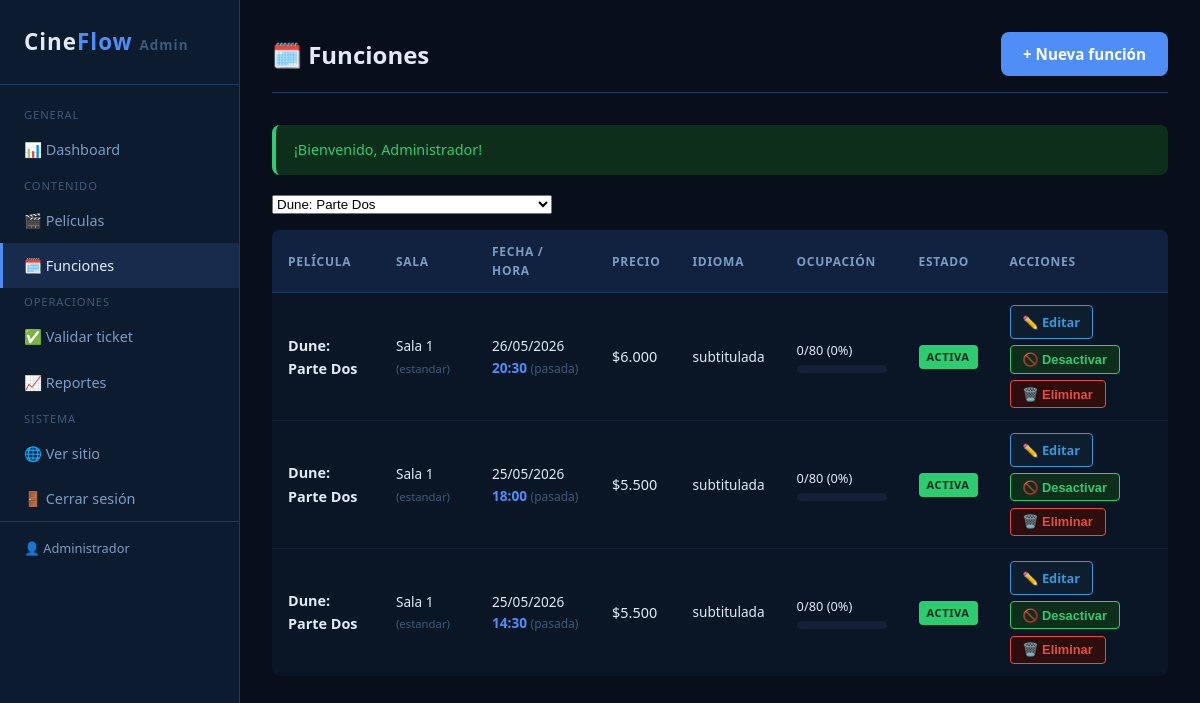
The page /admin/funciones.php?pelicula_id=1 (signed in) on the database its author committed.
### tables this page shows
CREATE TABLE usuarios (
    id            INT UNSIGNED    NOT NULL AUTO_INCREMENT,
    nombre        VARCHAR(100)    NOT NULL,
    email         VARCHAR(150)    NOT NULL,
    password_hash VARCHAR(255)    NOT NULL                  COMMENT 'Hash bcrypt',
    rol           ENUM('admin')   NOT NULL DEFAULT 'admin',
    activo        TINYINT(1)      NOT NULL DEFAULT 1,
    fecha_registro DATETIME       NOT NULL DEFAULT CURRENT_TIMESTAMP,

    PRIMARY KEY (id),
    UNIQUE KEY uq_email (email)
);

CREATE TABLE funciones (
    id             INT UNSIGNED   NOT NULL AUTO_INCREMENT,
    pelicula_id    INT UNSIGNED   NOT NULL,
    sala_id        INT UNSIGNED   NOT NULL,
    fecha_hora     DATETIME       NOT NULL,
    precio         DECIMAL(8,2)   NOT NULL,
    idioma         ENUM('subtitulada','doblada','original') NOT NULL DEFAULT 'subtitulada',
    activa         TINYINT(1)     NOT NULL DEFAULT 1,

    PRIMARY KEY (id),
    UNIQUE KEY uq_sala_horario (sala_id, fecha_hora),
    INDEX idx_pelicula_fecha (pelicula_id, fecha_hora),
    INDEX idx_fecha_hora (fecha_hora),

    CONSTRAINT fk_funcion_pelicula
        FOREIGN KEY (pelicula_id) REFERENCES peliculas(id)
        ON DELETE RESTRICT ON UPDATE CASCADE,
    CONSTRAINT fk_funcion_sala
        FOREIGN KEY (sala_id) REFERENCES salas(id)
        ON DELETE RESTRICT ON UPDATE CASCADE
);

CREATE TABLE peliculas (
    id             INT UNSIGNED   NOT NULL AUTO_INCREMENT,
    titulo         VARCHAR(200)   NOT NULL,
    genero         VARCHAR(80)    NOT NULL,
    sinopsis       TEXT               NULL,
    clasificacion  ENUM('TE','TE+7','MA+14','MA+18') NOT NULL DEFAULT 'TE',
    duracion_min   SMALLINT UNSIGNED  NULL,
    imagen         VARCHAR(300)       NULL                  COMMENT 'Ruta: uploads/peliculas/imagen.jpg',
    activa         TINYINT(1)     NOT NULL DEFAULT 1,
    fecha_estreno  DATE               NULL,

    PRIMARY KEY (id),
    INDEX idx_genero (genero),
    INDEX idx_activa (activa)
);

CREATE TABLE salas (
    id             INT UNSIGNED   NOT NULL AUTO_INCREMENT,
    nombre         VARCHAR(50)    NOT NULL,
    capacidad      SMALLINT UNSIGNED NOT NULL DEFAULT 100,
    tipo           ENUM('estandar','vip','4dx','imax') NOT NULL DEFAULT 'estandar',
    activa         TINYINT(1)     NOT NULL DEFAULT 1,

    PRIMARY KEY (id),
    UNIQUE KEY uq_nombre_sala (nombre)
);

### admin/funciones.php (the view, shortened to what this page needs)
<?php
require_once __DIR__ . '/../includes/funciones.php';
$pdo = obtenerConexion();
$filtro_pelicula = (int)($_GET['pelicula_id'] ?? 0);
try {
    $query = "
        SELECT f.*, p.titulo AS pelicula, p.imagen AS poster, s.nombre AS sala, s.tipo AS tipo_sala, s.capacidad,
               COUNT(CASE WHEN r.estado IN ('confirmada','utilizada') THEN 1 END) AS reservas_ok,
               COUNT(CASE WHEN r.estado = 'pendiente' THEN 1 END) AS reservas_pendientes
        FROM   funciones f
        JOIN   peliculas p ON p.id = f.pelicula_id
        JOIN   salas     s ON s.id = f.sala_id
        LEFT   JOIN reservas r ON r.funcion_id = f.id
    ";
    $params = [];
    if ($filtro_pelicula > 0) {
        $query  .= " WHERE f.pelicula_id = :pid";
        $params[':pid'] = $filtro_pelicula;
    }
    $query .= " GROUP BY f.id ORDER BY f.fecha_hora DESC LIMIT 100";
    $stmt = $pdo->prepare($query);
    $stmt->execute($params);
    $funciones_list = $stmt->fetchAll();
    $peliculas_select = $pdo->query("SELECT id, titulo FROM peliculas ORDER BY titulo")->fetchAll();
} catch (PDOException $e) {
    registrarError('admin-funciones', $e->getMessage());
    $funciones_list = $peliculas_select = [];
}
$admin_nav_activo = 'funciones';
require_once __DIR__ . '/includes/header.php';
?>
<div class="admin-topbar">
    <h1>🗓️ Funciones</h1>
    <a href="nueva-funcion.php" class="btn btn-primario">+ Nueva función</a>
</div>
<?= renderFlash() ?>
<form method="GET" style="margin-bottom:1rem;display:flex;gap:.75rem;align-items:center;">
    <select name="pelicula_id" onchange="this.form.submit()" style="max-width:280px;">
        <?php foreach ($peliculas_select as $p): ?>
            <option value="<?= $p['id'] ?>" <?= $filtro_pelicula==$p['id']?'selected':''?>><?= esc($p['titulo']) ?></option>
        <?php endforeach; ?>
    </select>
</form>
<?php if (empty($funciones_list)): ?>
    <p style="color:var(--texto-suave);">No hay funciones.</p>
<?php else: ?>
<div style="overflow-x:auto;">
<table class="admin-tabla">
    <thead>
        <tr>
            <th>Película</th>
            <th>Sala</th>
            <th>Fecha / Hora</th>
            <th>Precio</th>
            <th>Idioma</th>
            <th>Ocupación</th>
            <th>Estado</th>
            <th>Acciones</th>
        </tr>
    </thead>
    <tbody>
    <?php foreach ($funciones_list as $f): ?>
        <?php
        $pct = $f['capacidad'] > 0 ? round(($f['reservas_ok'] + $f['reservas_pendientes']) / $f['capacidad'] * 100) : 0;
        $pasada = strtotime($f['fecha_hora']) < time();
        ?>
        <tr style="<?= !$f['activa'] ? 'opacity:.5;' : '' ?><?= $pasada ? 'background:rgba(0,0,0,.2);' : '' ?>">
            <td style="font-weight:600;font-size:.9rem;"><?= esc($f['pelicula']) ?></td>
            <td style="font-size:.85rem;"><?= esc($f['sala']) ?> <small style="color:var(--texto-muy-suave);">(<?= esc($f['tipo_sala']) ?>)</small></td>
            <td style="white-space:nowrap;font-size:.85rem;">
                <?= date('d/m/Y', strtotime($f['fecha_hora'])) ?><br>
                <span style="color:var(--primario);font-weight:600;"><?= date('H:i', strtotime($f['fecha_hora'])) ?></span>
                <?php if ($pasada): ?> <span style="color:var(--texto-muy-suave);font-size:.75rem;">(pasada)</span><?php endif; ?>
            </td>
            <td><?= formatearPrecio($f['precio']) ?></td>
            <td style="font-size:.85rem;"><?= esc($f['idioma']) ?></td>
            <td>
                <div style="font-size:.8rem;min-width:90px;">
                    <?= $f['reservas_ok'] ?>/<?= $f['capacidad'] ?> (<?= $pct ?>%)
                </div>
                <div class="reporte-barra-wrap"><div class="reporte-barra" style="width:<?= $pct ?>%"></div></div>
            </td>
            <td><span class="badge <?= $f['activa'] ? 'badge-verde' : 'badge-gris' ?>"><?= $f['activa'] ? 'Activa' : 'Inactiva' ?></span></td>
            <td>
                <div style="display:flex;gap:.4rem;flex-wrap:wrap;">
                    <a href="editar-funcion.php?id=<?= $f['id'] ?>" class="btn-accion btn-editar">✏️ Editar</a>
                    <form method="POST" style="display:inline;">
                        <button class="btn-accion btn-activar"><?= $f['activa'] ? '🚫 Desactivar' : '✅ Activar' ?></button>
                    </form>
                    <form method="POST" style="display:inline;" onsubmit="return confirm('¿Eliminar esta función?')">
                        <button class="btn-accion btn-eliminar">🗑️ Eliminar</button>
                    </form>
                </div>
            </td>
        </tr>
    <?php endforeach; ?>
    </tbody>
</table>
</div>
<?php endif; ?>
<?php require_once __DIR__ . '/includes/footer.php'; ?>

### admin/includes/header.php (shortened to what this page needs)
<?php
$admin_nav_activo ??= '';
$admin = obtenerUsuario((int)$_SESSION['usuario_id']);
?>
<!DOCTYPE html>
<html lang="es">
<head>
    <link rel="stylesheet" href="../assets/css/estilo.css">
    <link rel="stylesheet" href="../assets/css/admin.css">
</head>
<body>
<div class="admin-layout">
<aside class="admin-sidebar">
    <a href="index.php" class="logo">Cine<span>Flow</span> <small style="font-size:.6em;color:var(--texto-muy-suave);">Admin</small></a>
    <nav class="admin-nav">
        <span class="nav-seccion">General</span>
        <a href="index.php"         class="<?= $admin_nav_activo === 'dashboard'  ? 'activo' : '' ?>">📊 Dashboard</a>
        <span class="nav-seccion">Contenido</span>
        <a href="peliculas.php"     class="<?= $admin_nav_activo === 'peliculas'  ? 'activo' : '' ?>">🎬 Películas</a>
        <a href="funciones.php"     class="<?= $admin_nav_activo === 'funciones'  ? 'activo' : '' ?>">🗓️ Funciones</a>
        <span class="nav-seccion">Operaciones</span>
        <a href="validar-ticket.php" class="<?= $admin_nav_activo === 'validar'   ? 'activo' : '' ?>">✅ Validar ticket</a>
        <a href="reportes.php"      class="<?= $admin_nav_activo === 'reportes'   ? 'activo' : '' ?>">📈 Reportes</a>
        <span class="nav-seccion">Sistema</span>
        <a href="../index.php" target="_blank">🌐 Ver sitio</a>
        <a href="logout.php">🚪 Cerrar sesión</a>
    </nav>
    <?php if ($admin): ?>
    <div style="padding:1rem 1.5rem;border-top:1px solid var(--borde);margin-top:auto;font-size:.8rem;color:var(--texto-suave);">
        👤 <?= esc($admin['nombre']) ?>
    </div>
    <?php endif; ?>
</aside>
<main class="admin-content">

### assets/css/estilo.css (style rules this page uses)
:root { --primario: #4f8ef7; --primario-oscuro: #3a7ae0; --primario-suave: rgba(79, 142, 247, .15); --oscuro: #080f1a; --superficie: #0d1b2e; --superficie-alt: #112240; --overlay: rgba(0, 0, 0, .8); --borde: #1e3a5f; --borde-suave: #132035; --texto: #e2eaf8; --texto-suave: #7a9cc4; --texto-muy-suave: #3d5a7a; --verde: #2ecc71; --verde-oscuro: #0d2e1a; --azul: #3498db; --azul-oscuro: #0d1e2e; --amarillo: #f39c12; --amarillo-oscuro: #1a1200; --rojo: #e74c3c; --rojo-oscuro: #2e0d0d; --libre: #0a2a1a; --libre-borde: #2ecc71; --ocupado: #1a0d1a; --ocupado-borde: #5a3a6a; --seleccionado: #0d2a4a; --seleccionado-borde:#4f8ef7; --preferencial: #1a1a0a; --preferencial-borde:#f39c12; --fuente: 'Segoe UI', Arial, sans-serif; --fuente-mono: 'Courier New', Courier, monospace; --ancho-max: 1200px; --radio: 8px; --radio-lg: 12px; --sombra: 0 4px 16px rgba(0, 0, 0, .4); --sombra-lg: 0 8px 32px rgba(0, 0, 0, .6); --transicion: .2s ease; }
*, *::before, *::after { box-sizing: border-box; margin: 0; padding: 0; }
html { scroll-behavior: smooth; }
body { background-color: var(--oscuro); color: var(--texto); font-family: var(--fuente); font-size: 16px; line-height: 1.6; min-height: 100vh; display: flex; flex-direction: column; }
main { flex: 1; }
a { color: var(--primario); text-decoration: none; transition: color var(--transicion); }
h1, h2, h3, h4, h5, h6 { line-height: 1.3; font-weight: 700; }
.logo { font-size: 1.6rem; font-weight: 700; color: var(--primario); letter-spacing: 1px; text-decoration: none; flex-shrink: 0; display: flex; align-items: center; gap: 10px; }
.logo span { color: var(--texto); }
.badge { display: inline-block; font-size: .7rem; font-weight: 700; padding: 3px 8px; border-radius: 4px; text-transform: uppercase; letter-spacing: .5px; vertical-align: middle; }
.badge-verde { background: var(--verde); color: #0a2e1a; }
.btn { display: inline-flex; align-items: center; justify-content: center; gap: 8px; padding: 10px 22px; border-radius: var(--radio); font-size: .95rem; font-weight: 600; cursor: pointer; border: none; text-decoration: none; transition: background var(--transicion), color var(--transicion), opacity var(--transicion), transform var(--transicion); white-space: nowrap; }
.btn-primario { background: var(--primario); color: #fff; }

### rows shown on the page
usuarios: nombre "Administrador"
funciones: pelicula.titulo "Dune: Parte Dos", sala.nombre "Sala 1", sala.tipo "estandar", fecha_hora "26/05/2026", fecha_hora "20:30", shows "(pasada)", precio "$6.000", idioma "subtitulada", reservas_ok "0", sala.capacidad "80", pct "0", activa "ACTIVA"
funciones: pelicula.titulo "Dune: Parte Dos", sala.nombre "Sala 1", sala.tipo "estandar", fecha_hora "25/05/2026", fecha_hora "18:00", shows "(pasada)", precio "$5.500", idioma "subtitulada", reservas_ok "0", sala.capacidad "80", pct "0", activa "ACTIVA"
funciones: pelicula.titulo "Dune: Parte Dos", sala.nombre "Sala 1", sala.tipo "estandar", fecha_hora "25/05/2026", fecha_hora "14:30", shows "(pasada)", precio "$5.500", idioma "subtitulada", reservas_ok "0", sala.capacidad "80", pct "0", activa "ACTIVA"

### other values the page prints
$mensaje "¡Bienvenido, Administrador!"
form field pelicula_id "Dune: Parte Dos"
